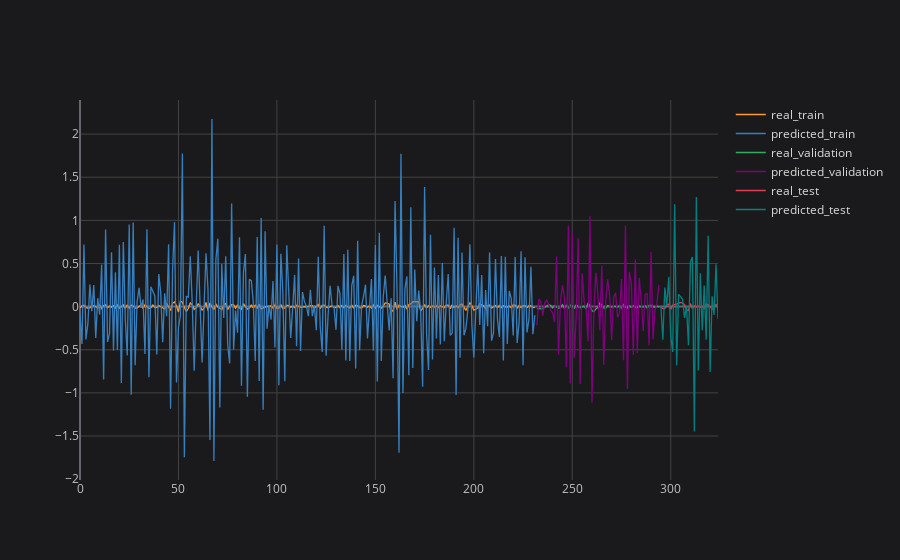

Notebook source saved alongside this figure:
### Code cell
# plotting partial result
plot_ticker = 'PETR4'
plot_feature = target_feature
plot_imf = 'IMF1'

concatenated_results[plot_ticker][plot_feature][plot_imf].iplot(title=f'{plot_ticker} {plot_feature} {plot_imf}', asFigure=True, layout=space)

### Figure 1 — Plotly figure (JSON) as saved in the notebook; plotly's stock layout.template omitted (floating-point values rounded to 4 significant figures; data arrays with more than 128 entries replaced by an {"elided": "..."} marker saying what was removed)
{"data": [{"line": {"color": "rgba(255, 153, 51, 1.0)", "dash": "solid", "shape": "linear", "width": 1.3}, "mode": "lines", "name": "real_train", "text": "", "type": "scatter", "x": {"elided": "325 int values"}, "y": {"elided": "325 mixed values"}}, {"line": {"color": "rgba(55, 128, 191, 1.0)", "dash": "solid", "shape": "linear", "width": 1.3}, "mode": "lines", "name": "predicted_train", "text": "", "type": "scatter", "x": {"elided": "325 int values"}, "y": {"elided": "325 mixed values"}}, {"line": {"color": "rgba(50, 171, 96, 1.0)", "dash": "solid", "shape": "linear", "width": 1.3}, "mode": "lines", "name": "real_validation", "text": "", "type": "scatter", "x": {"elided": "325 int values"}, "y": {"elided": "325 mixed values"}}, {"line": {"color": "rgba(128, 0, 128, 1.0)", "dash": "solid", "shape": "linear", "width": 1.3}, "mode": "lines", "name": "predicted_validation", "text": "", "type": "scatter", "x": {"elided": "325 int values"}, "y": {"elided": "325 mixed values"}}, {"line": {"color": "rgba(219, 64, 82, 1.0)", "dash": "solid", "shape": "linear", "width": 1.3}, "mode": "lines", "name": "real_test", "text": "", "type": "scatter", "x": {"elided": "325 int values"}, "y": {"elided": "325 mixed values"}}, {"line": {"color": "rgba(0, 128, 128, 1.0)", "dash": "solid", "shape": "linear", "width": 1.3}, "mode": "lines", "name": "predicted_test", "text": "", "type": "scatter", "x": {"elided": "325 int values"}, "y": {"elided": "325 mixed values"}}], "layout": {"legend": {"bgcolor": "#1A1A1C", "font": {"color": "#D9D9D9", "size": 12}}, "paper_bgcolor": "#1A1A1C", "plot_bgcolor": "#1A1A1C", "title": {"font": {"color": "#D9D9D9"}, "x": 0.5}, "xaxis": {"gridcolor": "#434343", "showgrid": true, "tickfont": {"color": "#C2C2C2", "size": 12}, "title": {"font": {"color": "#D9D9D9"}}, "zerolinecolor": "#666570"}, "yaxis": {"gridcolor": "#434343", "showgrid": true, "tickfont": {"color": "#C2C2C2", "size": 12}, "title": {"font": {"color": "#D9D9D9"}}, "zerolinecolor": "#666570"}}}
